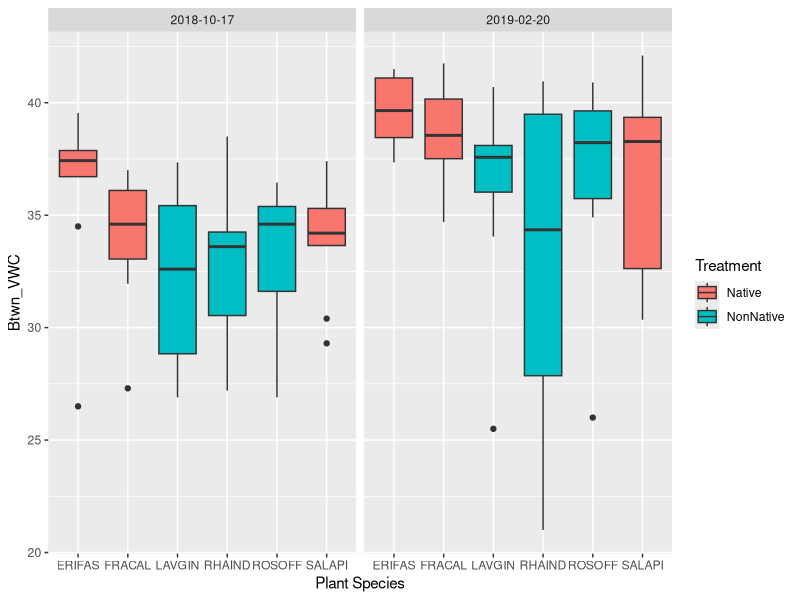

Here is the R script that generated this plot:
## ---- chunk 1
library(tidyverse)
library(readr)
library(readxl)
library(lubridate)

## ---- chunk 2

MoistS19 <- read_excel("RelandscapingData/Moist_ Spring 2019 GH Relandscaping Soil Moisture Data.xlsx")
#view(MoistS19)
## No 2019 data
#Import and remove row without data
Moist18 <- read_excel("RelandscapingData/Moist_Fall 2018 GH Relandscaping Soil Moisture Data.xlsx", col_types = "text") %>% slice(-1)
#Replace values with NA that were entered into the wrong collumn
Moist18[Moist18 == "soil"] <- NA
Moist18[Moist18 == "tough"] <- NA
#view(Moist18)
#import and remove collumns without data
MoistW19<- read_excel("RelandscapingData/Moist_Winter 2019 GH Relandscaping Soil Moisture Data.xlsx", col_types ="text") %>% slice(-1,-4)
#view(MoistW19)

## ---- chunk 3
Moist <- bind_rows(Moist18, MoistW19)
View(Moist)
## ---- chunk 4
Moist1 <-Moist|>
  mutate(Date=
as.Date(as.numeric(Date), origin = "1899-12-30"))
view(Moist1)
## ---- chunk 5
# Kelsey 
# turns data into a CSV file, we just replace Moist1 with whatever our final data set is named 

write.csv(Moist1, "RelandscapingData/MOIST_Primary.csv", row.names = FALSE)
save(Moist1, file="RelandscapingData/MOIST_Primary.RData")
## ---- chunk 6
#Jazz EDA

## ---- chunk 7
#Tory EDA
## ---- chunk 8
#Kelsey EDA
# how does the VWC for btwn plots differ between blocks
  
Moist1$'Btwn1_VWC' <- as.numeric(Moist1$'Btwn1_VWC')
Moist1$'Btwn2_VWC' <- as.numeric(Moist1$'Btwn2_VWC')



Moist1$Btwn_VWC = ((Moist1$Btwn1_VWC + Moist1$Btwn2_VWC)/2)


MoistPlot <- ggplot(Moist1, aes(x = `Plant Species`, y = Btwn_VWC, fill = Treatment)) + 
    geom_boxplot() +
  facet_grid(.~Date)


MoistPlot
  #geom_bar(stat = "identity") +
  #ggtitle("Bar Plot Example") +
  #ylab("Values") +
  #xlab("Categories")
